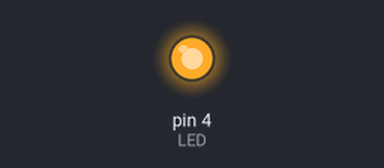
A sketch run on a simulated Arduino Uno, built with avr-gcc and run on an emulated ATmega328P. On the bench: output pins drawn as LEDs (lit = HIGH).

Above: at 0.3 s.
At 12.8 s:
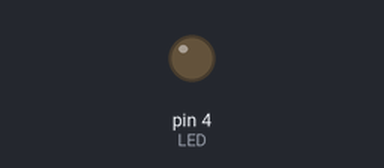
Timing chart, 0 to 44.2 s (numbered marks = the images above):
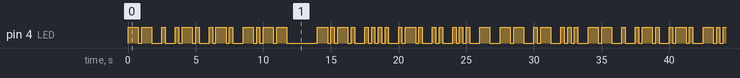

Measured:
- by itself, pin 4 (LED): moves between LOW and HIGH, repeating every 34.0 s
- by itself, everything shown: repeats every 34.0 s, in 74 steps

The sketch:

MorseCode.ino
```cpp
#include "translate.h"

void setup()
{

	pinMode(LED, OUTPUT);

}

void loop()
{

	translate("Merry Christmas");

}
```

translate.cpp
```cpp
#include "translate.h"

void translate(String input) {

	for (int i = 0; i < input.length(); i++) {

		letter(input[i]);

	}
}

void letter(char letter) {

	switch (letter) {

	case 'A': case'a': dot(); dash(); break;
	case 'B': case'b': dash(); dot(); dot(); dot(); break;
	case 'C': case'c': dash(); dot(); dash(); dot(); break;
	case 'D': case'd': dash(); dot(); dot(); break;
	case 'E': case'e': dot(); break;
	case 'F': case'f': dot(); dot(); dash(); dot(); break;
	case 'G': case'g': dash(); dash(); dot(); break;
	case 'H': case'h': dot(); dot(); dot(); dot(); break;
	case 'I': case'i': dot(); dot(); break;
	case 'J': case'j': dot(); dash(); dash(); dash(); break;
	case 'K': case'k': dash(); dot(); dash(); break;
	case 'L': case'l': dot(); dash(); dot(); dot(); break;
	case 'M': case'm': dash(); dash(); break;
	case 'N': case'n': dash(); dot(); break;
	case 'O': case'o': dash(); dash(); dash(); break;
	case 'P': case'p': dot(); dash(); dash(); dot(); break;
	case 'Q': case'q': dash(); dash(); dot(); dash(); break;
	case 'R': case'r': dot(); dash(); dot(); break;
	case 'S': case's': dot(); dot(); dot(); break;
	case 'T': case't': dash(); break;
	case 'U': case'u': dot(); dot(); dash(); break;
	case 'V': case'v': dot(); dot(); dot(); dash(); break;
	case 'W': case'w': dot(); dash(); dash(); break;
	case 'X': case'x': dash(); dot(); dot(); dash(); break;
	case 'Y': case'y': dash(); dot(); dash(); dash(); break;
	case 'Z': case'z': dash(); dash(); dot(); dot(); break;
	case ' ': space(); break;

	}

	digitalWrite(LED, LOW);
	delay(2 * DUR);

}

void dot() {

	digitalWrite(LED, HIGH);
	delay(DUR);
	digitalWrite(LED, LOW);
	delay(DUR);

}

void dash() {

	digitalWrite(LED, HIGH);
	delay(3 * DUR);
	digitalWrite(LED, LOW);
	delay(DUR);

}

void space() {

	delay(4 * DUR);

}
```

translate.h
```cpp
#ifndef _TRANSLATE_h
#define _TRANSLATE_h

#if defined(ARDUINO) && ARDUINO >= 100
#include "arduino.h"
#else
#include "WProgram.h"
#endif

#define LED 4
#define DUR 250

void translate(String);
void letter(char);
void dot();
void dash();
void space();

#endif
```
